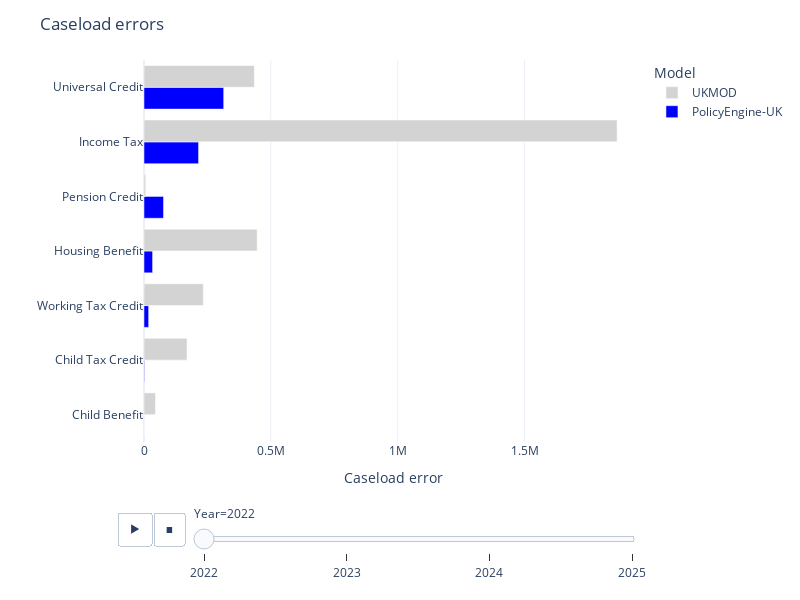

Write notebook code for a chart like this one.
### Code cell
def error_chart(table, title=None):
    hovertemplate = "<b>%{customdata[4]} in %{customdata[3]}</b><br>Error: %{x}<br>Official: %{customdata[2]}m<br>PolicyEngine-UK: %{customdata[0]}m<br>UKMOD: %{customdata[1]}m"
    table = table.replace("", np.nan).dropna(axis=0)
    table[[policyengine_uk, UKMOD]] = (
        table[[policyengine_uk, UKMOD]].abs() / 1e2
    )
    fig = (
        px.bar(
            table.sort_values(["Year", policyengine_uk]),
            x=[policyengine_uk, UKMOD],
            y="Program",
            orientation="h",
            animation_frame="Year",
            barmode="group",
            color_discrete_map={
                policyengine_uk: "blue",
                UKMOD: "lightgrey",
            },
            custom_data=[
                "PolicyEngine-UK caseload",
                "UKMOD caseload",
                "External caseload",
                "Year",
                "Program",
            ],
        )
        .update_layout(
            width=800,
            height=600,
            xaxis_title="Caseload error",
            title=title,
            template="plotly_white",
            legend_title="Model",
            yaxis_title="",
            legend_traceorder="reversed",
        )
        .update_traces(hovertemplate=hovertemplate)
    )
    for frame in fig.frames:
        for data in frame.data:
            data.hovertemplate = hovertemplate
    return fig


error_chart(
    tables_to_model_comparisons(
        {
            "": model_validation_table(
                caseload_error,
                models=[policyengine_uk, UKMOD],
                decimals=1,
                divisor=1e-2,
            ),
            "caseload": model_validation_table(
                caseload, divisor=1e6, decimals=1
            ),
        }
    ),
    title="Caseload errors",
)

### Figure 1 — Plotly figure (JSON) as saved in the notebook; plotly's stock layout.template omitted (floating-point values rounded to 4 significant figures)
{"data": [{"alignmentgroup": "True", "customdata": [[7.1, 7.1, 7.1, 2022, "Child Benefit"], [1.2, 1.1, 1.2, 2022, "Child Tax Credit"], [0.8, 0.5, 0.8, 2022, "Working Tax Credit"], [2.7, 2.3, 2.7, 2022, "Housing Benefit"], [1.5, 1.4, 1.4, 2022, "Pension Credit"], [32.1, 30, 31.9, 2022, "Income Tax"], [4.3, 4.2, 4.6, 2022, "Universal Credit"]], "hovertemplate": "<b>%{customdata[4]} in %{customdata[3]}</b><br>Error: %{x}<br>Official: %{customdata[2]}m<br>PolicyEngine-UK: %{customdata[0]}m<br>UKMOD: %{customdata[1]}m", "legendgroup": "PolicyEngine-UK", "marker": {"color": "blue", "pattern": {"shape": ""}}, "name": "PolicyEngine-UK", "offsetgroup": "PolicyEngine-UK", "orientation": "h", "showlegend": true, "textposition": "auto", "type": "bar", "x": [46.61, 1863.0, 18320.0, 33870.0, 76930.0, 215100.0, 314200.0], "xaxis": "x", "y": ["Child Benefit", "Child Tax Credit", "Working Tax Credit", "Housing Benefit", "Pension Credit", "Income Tax", "Universal Credit"], "yaxis": "y"}, {"alignmentgroup": "True", "customdata": [[7.1, 7.1, 7.1, 2022, "Child Benefit"], [1.2, 1.1, 1.2, 2022, "Child Tax Credit"], [0.8, 0.5, 0.8, 2022, "Working Tax Credit"], [2.7, 2.3, 2.7, 2022, "Housing Benefit"], [1.5, 1.4, 1.4, 2022, "Pension Credit"], [32.1, 30, 31.9, 2022, "Income Tax"], [4.3, 4.2, 4.6, 2022, "Universal Credit"]], "hovertemplate": "<b>%{customdata[4]} in %{customdata[3]}</b><br>Error: %{x}<br>Official: %{customdata[2]}m<br>PolicyEngine-UK: %{customdata[0]}m<br>UKMOD: %{customdata[1]}m", "legendgroup": "UKMOD", "marker": {"color": "lightgrey", "pattern": {"shape": ""}}, "name": "UKMOD", "offsetgroup": "UKMOD", "orientation": "h", "showlegend": true, "textposition": "auto", "type": "bar", "x": [45220.0, 169700.0, 233900.0, 446000, 7000, 1865000.0, 435000], "xaxis": "x", "y": ["Child Benefit", "Child Tax Credit", "Working Tax Credit", "Housing Benefit", "Pension Credit", "Income Tax", "Universal Credit"], "yaxis": "y"}], "layout": {"barmode": "group", "height": 600, "legend": {"title": {"text": "Model"}, "tracegroupgap": 0, "traceorder": "reversed"}, "margin": {"t": 60}, "sliders": [{"active": 0, "currentvalue": {"prefix": "Year="}, "len": 0.9, "pad": {"b": 10, "t": 60}, "steps": [{"args": [["2022"], {"frame": {"duration": 0, "redraw": true}, "fromcurrent": true, "mode": "immediate", "transition": {"duration": 0, "easing": "linear"}}], "label": "2022", "method": "animate"}, {"args": [["2023"], {"frame": {"duration": 0, "redraw": true}, "fromcurrent": true, "mode": "immediate", "transition": {"duration": 0, "easing": "linear"}}], "label": "2023", "method": "animate"}, {"args": [["2024"], {"frame": {"duration": 0, "redraw": true}, "fromcurrent": true, "mode": "immediate", "transition": {"duration": 0, "easing": "linear"}}], "label": "2024", "method": "animate"}, {"args": [["2025"], {"frame": {"duration": 0, "redraw": true}, "fromcurrent": true, "mode": "immediate", "transition": {"duration": 0, "easing": "linear"}}], "label": "2025", "method": "animate"}], "x": 0.1, "xanchor": "left", "y": 0, "yanchor": "top"}], "title": {"text": "Caseload errors"}, "updatemenus": [{"buttons": [{"args": [null, {"frame": {"duration": 500, "redraw": true}, "fromcurrent": true, "mode": "immediate", "transition": {"duration": 500, "easing": "linear"}}], "label": "&#9654;", "method": "animate"}, {"args": [[null], {"frame": {"duration": 0, "redraw": true}, "fromcurrent": true, "mode": "immediate", "transition": {"duration": 0, "easing": "linear"}}], "label": "&#9724;", "method": "animate"}], "direction": "left", "pad": {"r": 10, "t": 70}, "showactive": false, "type": "buttons", "x": 0.1, "xanchor": "right", "y": 0, "yanchor": "top"}], "width": 800, "xaxis": {"anchor": "y", "domain": [0, 1], "title": {"text": "Caseload error"}}, "yaxis": {"anchor": "x", "domain": [0, 1], "title": {"text": ""}}}}
